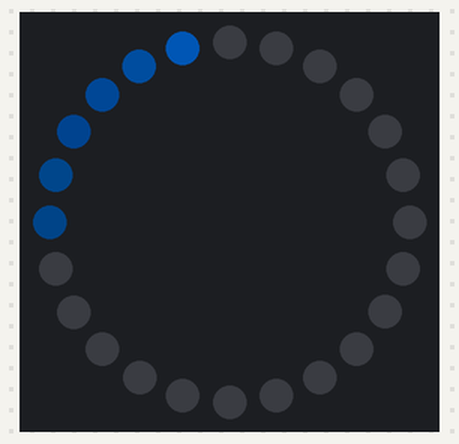
Recording of a program running on a simulated ESP32 board running MicroPython. On the bench: 24 RGB LEDs in a ring, first at the top, clockwise. Dim RGB values are drawn brighter than linear.

Above: at 3.09 s.
At 4.61 s:
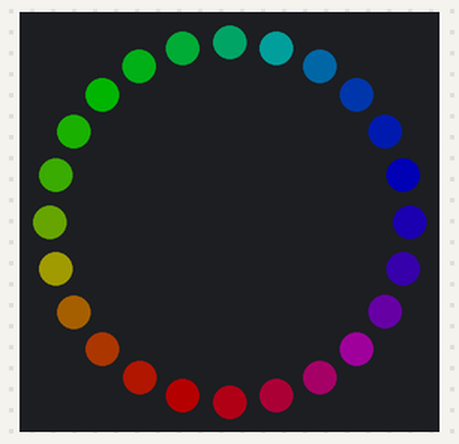
At 6.12 s:
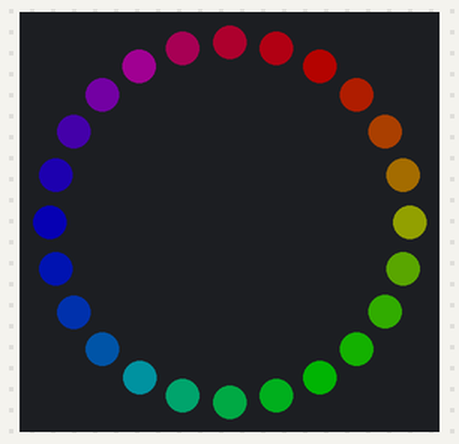
At 7.63 s:
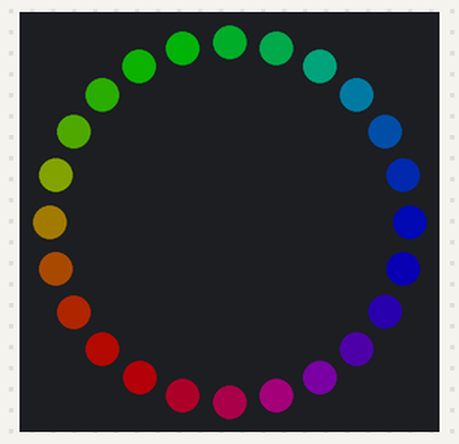
At 9.14 s:
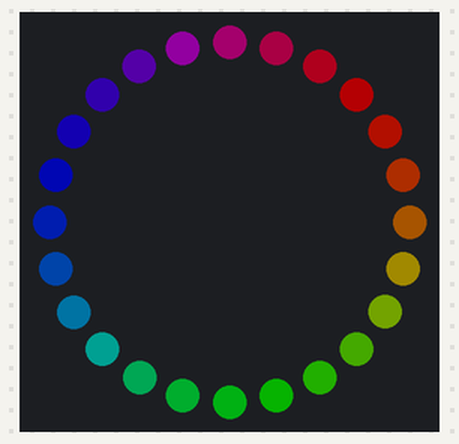
At 15.18 s:
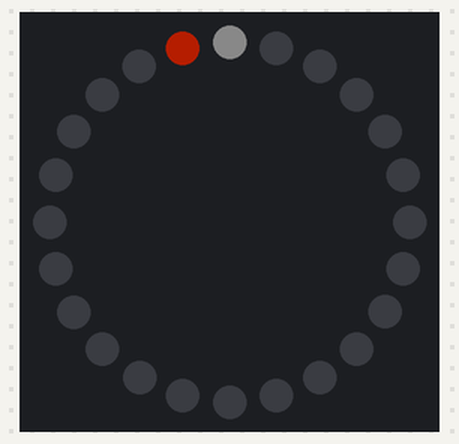

The program:

example_1.py
```python
# MicroPython script for ESP32 that controls the 24-LED ring with a global brightness cap and provides comet, rainbow, and clock-sweep animation functions.
#
# Buy this module: https://shillehtek.com/products/ws2812-led-ring-90mm-arduino-raspberry-pi-esp32
# Full manual: https://shillehtek.com/blogs/shillehtek-product-manuals/ws2812-led-ring-90mm-arduino-raspberry-pi-esp32-manual
# More examples: https://github.com/shillehbean/shillehtek-examples
#

# WS2812 24-LED Ring - ESP32 MicroPython Example
# DI->GPIO 13 via 330 ohm, 5V->VIN, GND->GND

from machine import Pin
import neopixel, time

NUM = 24
ring = neopixel.NeoPixel(Pin(13), NUM)
BRIGHT = 0.25                      # global brightness cap

def scale(c):
    return tuple(int(x * BRIGHT) for x in c)

def wheel(pos):
    pos %= 256
    if pos < 85:  return (255 - pos * 3, pos * 3, 0)
    if pos < 170: pos -= 85; return (0, 255 - pos * 3, pos * 3)
    pos -= 170;   return (pos * 3, 0, 255 - pos * 3)

def comet(color, loops=3):
    for t in range(loops * NUM):
        ring.fill((0, 0, 0))
        for tail in range(6):
            i = (t - tail) % NUM
            fade = 1 / (tail + 1)
            ring[i] = scale(tuple(int(x * fade) for x in color))
        ring.write()
        time.sleep_ms(40)

def rainbow(loops=2):
    for j in range(256 * loops):
        for i in range(NUM):
            ring[i] = scale(wheel(i * 256 // NUM + j))
        ring.write()
        time.sleep_ms(10)

def clock_sweep(loops=2):
    for t in range(loops * NUM):
        ring.fill((0, 0, 0))
        ring[t % NUM] = scale((255, 40, 0))
        ring[0] = scale((40, 40, 40))
        ring.write()
        time.sleep_ms(120)

while True:
    comet((0, 120, 255))
    rainbow()
    clock_sweep()
```

Measured:
- by itself, everything shown: repeats every 15.2 s, in 141 steps
